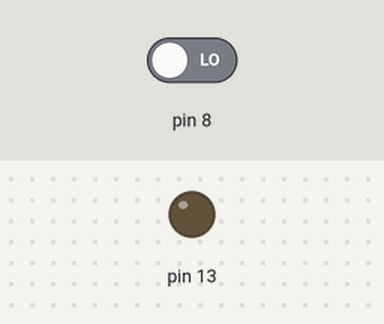
Bench run of a sketch on a simulated Arduino Uno, built with avr-gcc and run on an emulated ATmega328P. On the bench: output pins drawn as LEDs (lit = HIGH). The test bench sets the inputs (shaded band); at power-on: pin 8 LOW.

Above: at 1.2 s.
1.3 s: pin 8 driven HIGH
At 1.7 s:
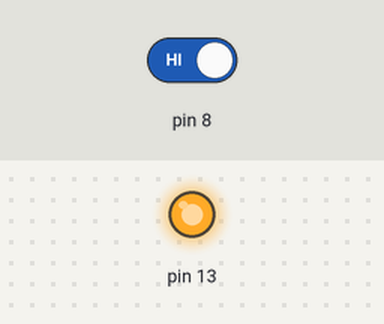
2.8 s: pin 8 driven LOW
At 4.1 s:
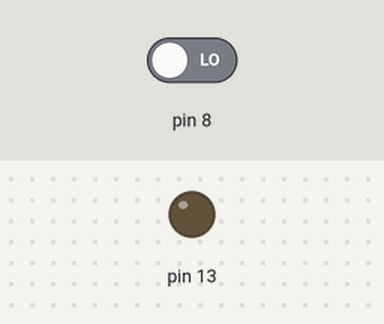
Timing chart, 0 to 5.8 s (numbered marks = the images above; inputs shaded):
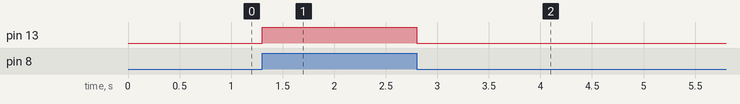

The sketch:

FiatLux1.ino
```cpp
void setup() {
  pinMode(13, OUTPUT);
  pinMode(8, INPUT);
}

void loop() {
  int estadoBotao = digitalRead(8);
  digitalWrite(13, estadoBotao);
}
```

Measured:
- after the input at 1.3 s, pin 13: LOW → HIGH at once
- after the input at 2.8 s, pin 13: HIGH → LOW at once
